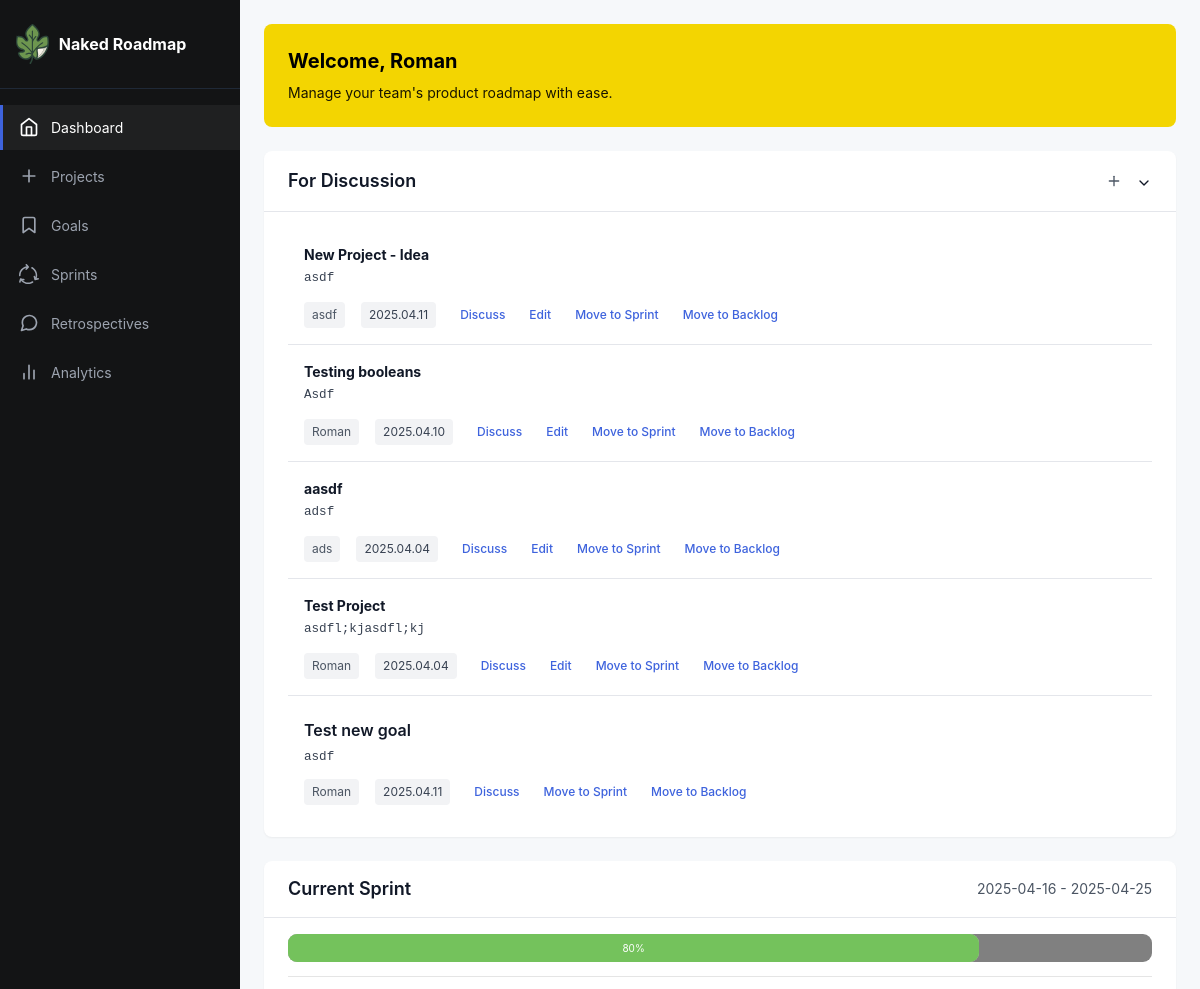
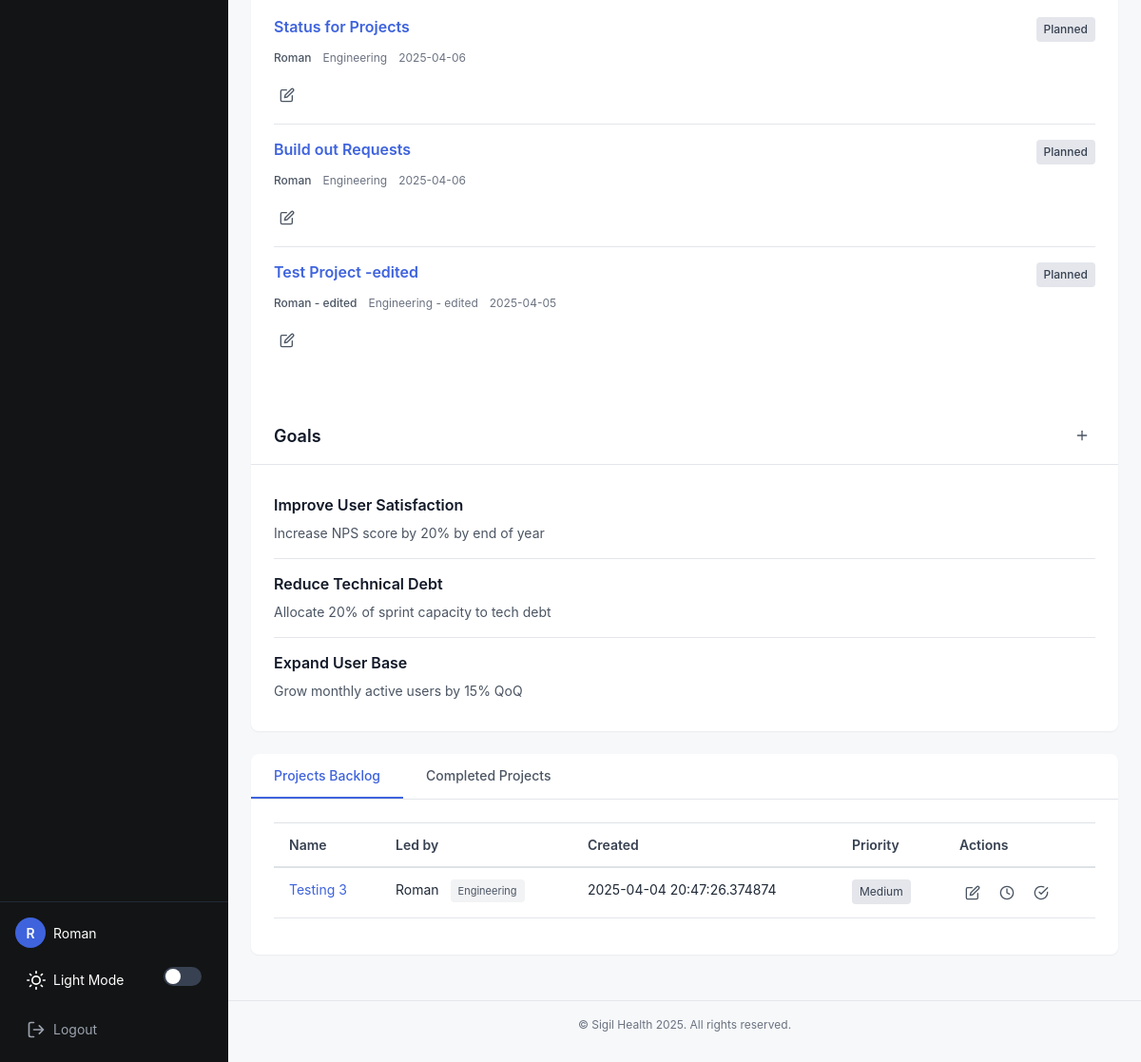
Before: /index (signed in) with the older database file (2 pictures, top to bottom).
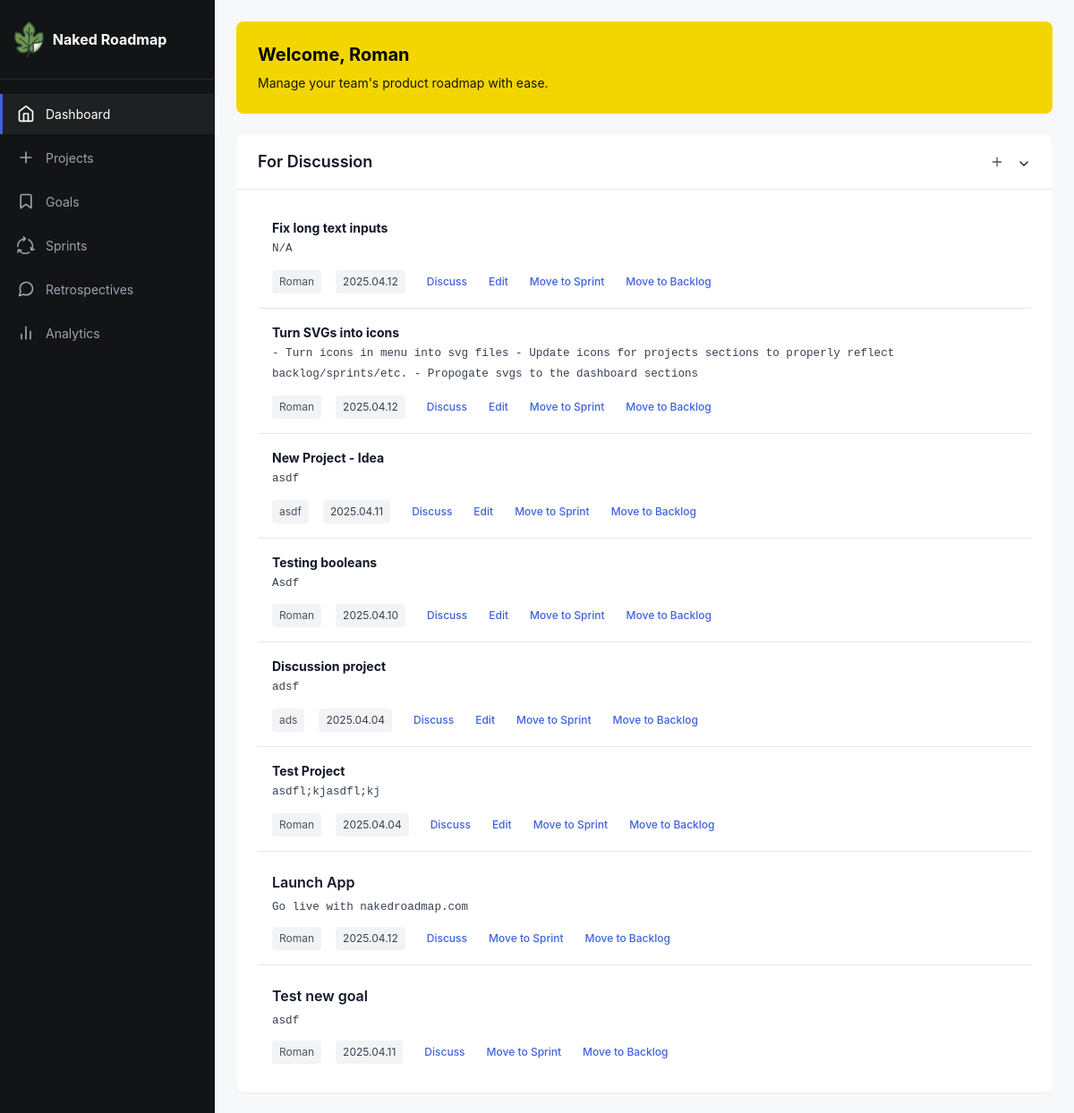
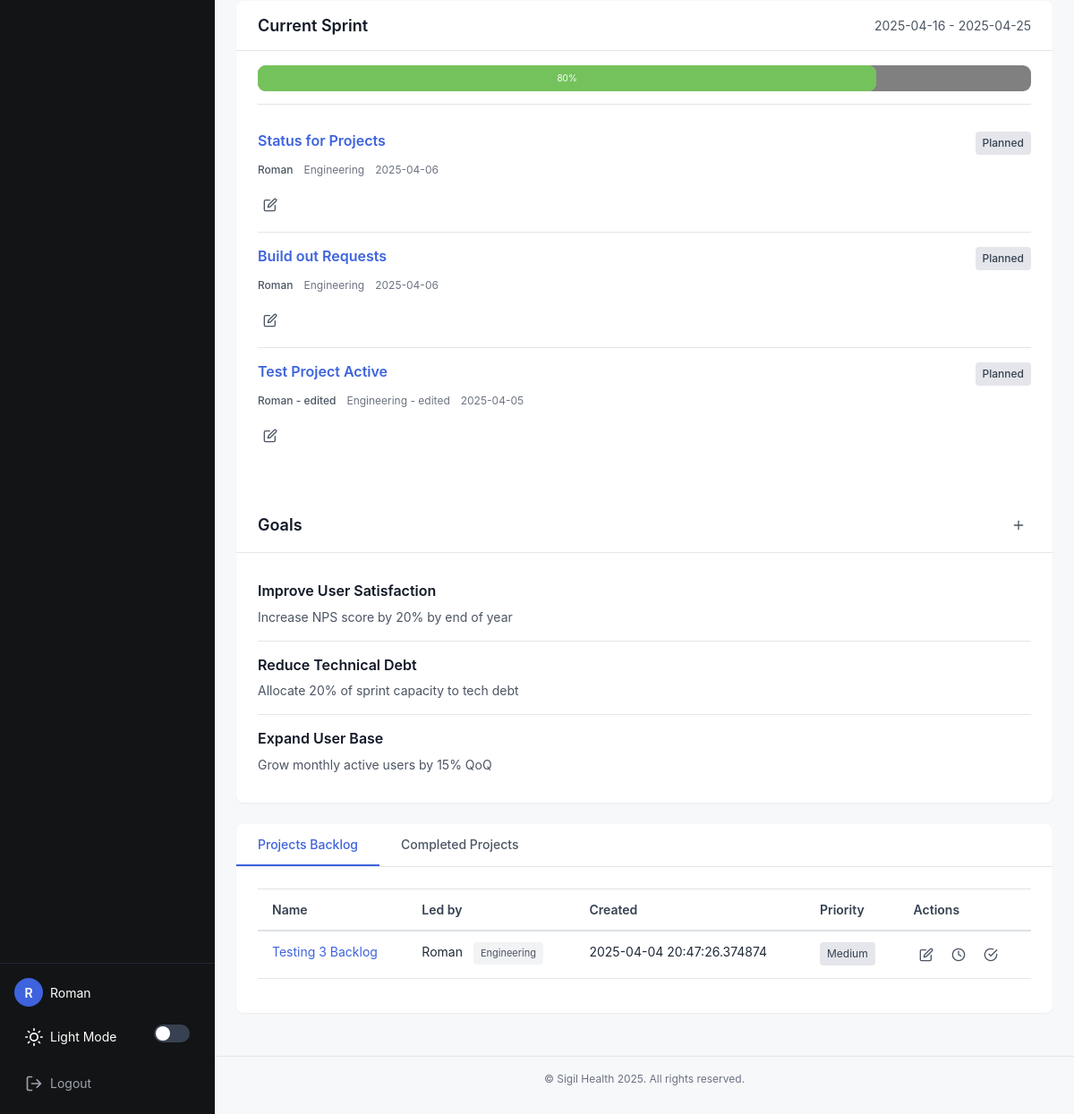
After: the same page with the newer database file (2 pictures, top to bottom).
### app/models.py (models this page shows, shortened)
class User(UserMixin, db.Model):
    id: so.Mapped[int] = so.mapped_column(primary_key=True)
    username: so.Mapped[str] = so.mapped_column(sa.String(64), index=True, unique=True)
    email: so.Mapped[str] = so.mapped_column(sa.String(120), index=True, unique=True)
    password_hash: so.Mapped[Optional[str]] = so.mapped_column(sa.String(256))
    posts: so.WriteOnlyMapped['Post'] = so.relationship(back_populates='author')

class Project(db.Model):
    __tablename__ = "project"
    id: so.Mapped[int] = so.mapped_column(primary_key=True)
    name: so.Mapped[str] = so.mapped_column(sa.TEXT())
    created: so.Mapped[datetime] = so.mapped_column(index=True, default=lambda: datetime.now(timezone.utc))
    dri: so.Mapped[str] = so.mapped_column(sa.TEXT())
    team: so.Mapped[str] = so.mapped_column(sa.TEXT())
    context: so.Mapped[str] = so.mapped_column(sa.TEXT())
    why: so.Mapped[str] = so.mapped_column(sa.TEXT())
    requirements: so.Mapped[str] = so.mapped_column(sa.TEXT())
    launch: so.Mapped[str] = so.mapped_column(sa.TEXT())
    location: so.Mapped[str] = so.mapped_column(sa.TEXT(),  nullable=True, default="discussion")

class Goal(db.Model):
    id: so.Mapped[int] = so.mapped_column(primary_key=True)
    created: so.Mapped[datetime] = so.mapped_column(index=True, default=lambda: datetime.now(timezone.utc))
    title: so.Mapped[str] = so.mapped_column(sa.TEXT())
    requested_by: so.Mapped[str] = so.mapped_column(sa.TEXT())
    details: so.Mapped[str] = so.mapped_column(sa.TEXT())
    user_id: so.Mapped[int] = so.mapped_column(sa.ForeignKey(User.id), index=True)

class Sprint(db.Model):
    id: so.Mapped[int] = so.mapped_column(primary_key=True)
    created: so.Mapped[datetime] = so.mapped_column(index=True, default=lambda: datetime.now(timezone.utc))
    title: so.Mapped[str] = so.mapped_column(sa.TEXT())
    date_start: so.Mapped[date] = so.mapped_column(index=True)
    date_end: so.Mapped[date] = so.mapped_column(index=True)
    goals: so.Mapped[str] = so.mapped_column(sa.TEXT(), nullable=True)
    status: so.Mapped[str] = so.mapped_column(sa.TEXT(), nullable=True)

### app/routes.py (the view)
@app.route('/')
@app.route('/index')
@login_required # If you want to toggle someone forced to log in to see roadmap, you can use this.
def index():
    projects = (
        Project.query
        .order_by(Project.created.desc())
        .all()
    )
    submittedGoals = (
        Goal.query
        .order_by(Goal.created.desc())
        .all()
    )
    sprints = (
        Sprint.query
        .order_by(Sprint.date_start.desc())
        .all()
    )
    return render_template('index.html', title='Home', projects=projects, goals=submittedGoals, config=Config, sprints=sprints)

### app/templates/index.html (shortened to what this page needs)
{% extends 'base.html' %}
{% block content %}
<div class="welcome-banner">
  <h2>Welcome, {{ current_user.username }}</h2>
  <p>Manage your team's product roadmap with ease.</p>
</div>
<section class="section discussion-section">
  <div class="section-header collapsible-header" onclick="toggleDiscussionSection()">
    <h3>For Discussion</h3>
    <div class="header-actions">
      <a href="{{ url_for('createProject') }}" class="btn-icon" title="Add new Goal">
        <svg width="16" height="16" viewBox="0 0 24 24" fill="none" stroke="currentColor" stroke-width="2" stroke-linecap="round" stroke-linejoin="round">
          <line x1="12" y1="5" x2="12" y2="19"></line>
          <line x1="5" y1="12" x2="19" y2="12"></line>
        </svg>
      </a>
      <span class="collapse-icon">
        <svg width="16" height="16" viewBox="0 0 24 24" fill="none" stroke="currentColor" stroke-width="2" stroke-linecap="round" stroke-linejoin="round">
          <polyline points="6 9 12 15 18 9"></polyline>
        </svg>
      </span>
    </div>
  </div>
  <div class="discussion-list" id="discussion-list">
    {% for project in projects|selectattr('location', '==', "discussion") %}
    <div class="discussion-item">
      <p><strong>{{ project.name }}</strong><br>
      <span class="discussion-details">{{ project.context }}</span></p>
      <div class="discussion-actions">
          <span class="requester date-badge">{{ project.dri }}</span> <span class="date-badge">{{ project.created.strftime('%Y.%m.%d') }}</span>
        <button class="btn-text">Discuss</button>
        <button class="btn-text">Edit</button>
        <button class="btn-text">Move to Sprint</button>
        <button class="btn-text">Move to Backlog</button>
      </div>
    </div>
    {% endfor %}
    {% for goal in goals %}
    <div class="discussion-item">
      <h4>{{ goal.title }}</h4>
      <p class="discussion-details">{{ goal.details }}</p>
      <div class="discussion-actions">
          <span class="requester date-badge">{{ goal.requested_by }}</span> <span class="date-badge">{{ goal.created.strftime('%Y.%m.%d') }}</span>
        <button class="btn-text">Discuss</button>
        <button class="btn-text">Move to Sprint</button>
        <button class="btn-text">Move to Backlog</button>
      </div>
    </div>
    {% endfor %}
  </div>
</section>
<section class="section two-column-section">
  <div class="column-wide">
    <div class="section-header">
      <h3>Current Sprint</h3>
      <span class="sprint-dates">
        {% if sprints|length > 0 %}
          {{ sprints[0].date_start }} - {{ sprints[0].date_end }}
        {% endif %}
      </span>
    </div>
    <div class="sprint-projects">
      <div class="container-progress-full">
          <div class="container-progress">
            <div class="skill html">80%</div>
            </div>
        </div>
        <hr>
      {% for project in projects|selectattr('location', '==', "sprint") %}
      <div class="project-item">
        <div class="project-header">
          <h4><a href="{{ url_for('project', project_id=project['id']) }}">{{ project.name }}</a></h4>
          <span class="status-badge
            {% if project.status == 'In Progress' %}status-in-progress
            {% elif project.status == 'Complete' %}status-complete
            {% elif project.status == 'Blocked' %}status-blocked
            {% else %}status-planned{% endif %}">
            {{ project.status|default('Planned') }}
          </span>
        </div>
        <div class="project-meta">
          <span class="project-owner">{{ project.dri }}</span>
          <span class="project-team">{{ project.team }}</span>
          <span class="project-date">{{ project.created.strftime('%Y-%m-%d')}}</span>
        </div>
        <div class="project-actions">
          <a href="{{ url_for('edit', project_id=project.id) }}" class="btn-icon" title="Edit project">
            <svg width="16" height="16" viewBox="0 0 24 24" fill="none" stroke="currentColor" stroke-width="2" stroke-linecap="round" stroke-linejoin="round">
              <path d="M11 4H4a2 2 0 0 0-2 2v14a2 2 0 0 0 2 2h14a2 2 0 0 0 2-2v-7"></path>
              <path d="M18.5 2.5a2.121 2.121 0 0 1 3 3L12 15l-4 1 1-4 9.5-9.5z"></path>
            </svg>
          </a>
        </div>
      </div>
      {% endfor %}
    </div>
  </div>
  <div class="column-narrow">
    <div class="section-header">
      <h3>Goals</h3>
      <a href="{{ url_for('submitGoal') }}" class="btn-icon" title="Add new Goal">
        <svg width="16" height="16" viewBox="0 0 24 24" fill="none" stroke="currentColor" stroke-width="2" stroke-linecap="round" stroke-linejoin="round">
          <line x1="12" y1="5" x2="12" y2="19"></line>
          <line x1="5" y1="12" x2="19" y2="12"></line>
        </svg>
      </a>
    </div>
    <div class="goals-list">
      <div class="goal-item">
        <h4>Improve User Satisfaction</h4>
        <p>Increase NPS score by 20% by end of year</p>
      </div>
      <div class="goal-item">
        <h4>Reduce Technical Debt</h4>
        <p>Allocate 20% of sprint capacity to tech debt</p>
      </div>
      <div class="goal-item">
        <h4>Expand User Base</h4>
        <p>Grow monthly active users by 15% QoQ</p>
      </div>
    </div>
  </div>
</section>
<section class="section tabbed-section">
  <div class="tabs">
    <button class="tab-btn active" data-tab="backlog">Projects Backlog</button>
    <button class="tab-btn" data-tab="completed">Completed Projects</button>
  </div>
  <div class="tab-content active" id="backlog-tab">
    <div class="table-responsive">
      <table class="table">
        <thead>
          <tr>
            <th>Name</th>
            <th>Led by</th>
            <th>Created</th>
            <th>Priority</th>
            <th>Actions</th>
          </tr>
        </thead>
        <tbody>
          {% for project in projects|selectattr('location', '==', "backlog") %}
          <tr>
            <td><a href="{{ url_for('project', project_id=project['id']) }}">{{ project.name }}</a></td>
            <td>{{ project.dri }} <span class="team-tag">{{ project.team }}</span></td>
            <td>{{ project.created }}</td>
            <td>
              <span class="priority-indicator
                {% if project.priority == 'High' %}priority-high
                {% elif project.priority == 'Medium' %}priority-medium
                {% else %}priority-low{% endif %}">
                {{ project.priority|default('Medium') }}
              </span>
            </td>
            <td>
              <div class="action-buttons">
                <a href="{{ url_for('edit', project_id=project.id) }}" class="btn-icon" title="Edit project">
                  <svg width="16" height="16" viewBox="0 0 24 24" fill="none" stroke="currentColor" stroke-width="2" stroke-linecap="round" stroke-linejoin="round">
                    <path d="M11 4H4a2 2 0 0 0-2 2v14a2 2 0 0 0 2 2h14a2 2 0 0 0 2-2v-7"></path>
                    <path d="M18.5 2.5a2.121 2.121 0 0 1 3 3L12 15l-4 1 1-4 9.5-9.5z"></path>
                  </svg>
                </a>
                <a href="#" class="btn-icon" title="Move to discussion">
                  <svg width="16" height="16" viewBox="0 0 24 24" fill="none" stroke="currentColor" stroke-width="2" stroke-linecap="round" stroke-linejoin="round">
                    <circle cx="12" cy="12" r="10"></circle>
                    <polyline points="12 6 12 12 16 14"></polyline>
                  </svg>
                </a>
                <a href="{{url_for('add_to_cycle', project_id=project.id, sprint_id=2) }}" class="btn-icon" title="Add to Sprint">
                  <svg width="16" height="16" viewBox="0 0 24 24" fill="none" stroke="currentColor" stroke-width="2" stroke-linecap="round" stroke-linejoin="round">
                    <path d="M22 11.08V12a10 10 0 1 1-5.93-9.14"></path>
                    <polyline points="22 4 12 14.01 9 11.01"></polyline>
                  </svg>
                </a>
              </div>
            </td>
          </tr>
          {% endfor %}
        </tbody>
      </table>
    </div>
  </div>
</section>
{% endblock %}

### app/templates/base.html (shortened to what this page needs)
<!doctype html>
<html lang="en" data-theme="light">
  <head>
    <link rel="stylesheet" href="https://stackpath.bootstrapcdn.com/bootstrap/4.3.1/css/bootstrap.min.css">
    <link rel="stylesheet" type="text/css" href={{ url_for('static', filename='style.css')}}>
    <link href="static/fonts/Mulish/Mulish-VariableFont_wght.ttf" rel="stylesheet">
  </head>
  <body>
    <div class="app-container">
      <div class="sidebar">
        <div class="sidebar-header">
          <a href="{{ url_for('index')}}" class="logo">
            <img src="{{ url_for('static', filename='fig-icon.svg')}}"  style="max-height:40px; margin-right:10px;">
            <span>Naked Roadmap</span>
          </a>
        </div>
        <nav class="sidebar-nav">
          <ul>
            <li>
              <a href="{{ url_for('index') }}" class="active">
                Dashboard
              </a>
            </li>
            <li>
              <a href="{{ url_for('projectspage') }}">
                <svg width="20" height="20" viewBox="0 0 24 24" fill="none" xmlns="http://www.w3.org/2000/svg">
                  <path d="M12 5v14M5 12h14" stroke="currentColor" stroke-width="2" stroke-linecap="round" stroke-linejoin="round"/>
                </svg>
                Projects
              </a>
            </li>
            <li>
              <a href="#">
                <svg width="20" height="20" viewBox="0 0 24 24" fill="none" xmlns="http://www.w3.org/2000/svg">
                  <path d="M19 21l-7-5-7 5V5a2 2 0 012-2h10a2 2 0 012 2v16z" stroke="currentColor" stroke-width="2" stroke-linecap="round" stroke-linejoin="round"/>
                </svg>
                Goals
              </a>
            </li>
            <li>
              <a href="{{ url_for('createSprint') }}">
                Sprints
              </a>
            </li>
            <li>
              <a href="#">
                Retrospectives
              </a>
            </li>
            <li>
              <a href="#">
                <svg width="20" height="20" viewBox="0 0 24 24" fill="none" xmlns="http://www.w3.org/2000/svg">
                  <path d="M18 20V10M12 20V4M6 20v-6" stroke="currentColor" stroke-width="2" stroke-linecap="round" stroke-linejoin="round"/>
                </svg>
                Analytics
              </a>
            </li>
          </ul>
        </nav>
        <div class="sidebar-footer">
          {% if current_user.is_anonymous %}
          <a href="{{ url_for('login') }}" class="btn-login">
            <svg width="20" height="20" viewBox="0 0 24 24" fill="none" xmlns="http://www.w3.org/2000/svg">
              <path d="M15 3h4a2 2 0 012 2v14a2 2 0 01-2 2h-4M10 17l5-5-5-5M15 12H3" stroke="currentColor" stroke-width="2" stroke-linecap="round" stroke-linejoin="round"/>
            </svg>
            Login
          </a>
          <div class="theme-switch">
            <svg class="theme-switch-icon" xmlns="http://www.w3.org/2000/svg" width="20" height="20" viewBox="0 0 24 24" fill="none" stroke="currentColor" stroke-width="2" stroke-linecap="round" stroke-linejoin="round">
              <circle cx="12" cy="12" r="5"></circle>
              <line x1="12" y1="1" x2="12" y2="3"></line>
              <line x1="12" y1="21" x2="12" y2="23"></line>
              <line x1="4.22" y1="4.22" x2="5.64" y2="5.64"></line>
              <line x1="18.36" y1="18.36" x2="19.78" y2="19.78"></line>
              <line x1="1" y1="12" x2="3" y2="12"></line>
              <line x1="21" y1="12" x2="23" y2="12"></line>
              <line x1="4.22" y1="19.78" x2="5.64" y2="18.36"></line>
              <line x1="18.36" y1="5.64" x2="19.78" y2="4.22"></line>
            </svg>
            <span class="theme-switch-text">Light Mode</span>
            <label class="toggle-switch">
              <input type="checkbox" id="theme-toggle">
              <span class="toggle-slider"></span>
            </label>
          </div>
          {% else %}
          <div class="user-info">
            <div class="user-avatar">{{ current_user.username[0] }}</div>
            <span>{{ current_user.username }}</span>
          </div>
          <div class="theme-switch">
            <span class="theme-switch-text">Light Mode</span>
            <label class="toggle-switch">
              <span class="toggle-slider"></span>
            </label>
          </div>
          <a href="{{ url_for('logout') }}" class="btn-logout">
            <svg width="20" height="20" viewBox="0 0 24 24" fill="none" xmlns="http://www.w3.org/2000/svg">
              <path d="M9 21H5a2 2 0 01-2-2V5a2 2 0 012-2h4M16 17l5-5-5-5M21 12H9" stroke="currentColor" stroke-width="2" stroke-linecap="round" stroke-linejoin="round"/>
            </svg>
            Logout
          </a>
          {% endif %}
        </div>
      </div>
      <div class="main-content">
        <div class="content-container">
          {% block content %}{% endblock %}
        </div>
        <footer class="app-footer">
          <p>&copy; {{ config.company_name }} 2025. All rights reserved.</p>
        </footer>
      </div>
    </div>
  </body>
</html>

Changed rows visible on the page:
added Project: name "Fix long text inputs", context "N/A", dri "Roman", created "2025.04.12", shown under "For Discussion"
added Project: name "Turn SVGs into icons", context "- Turn icons in menu into svg files - Update icons for projects sections to properly reflect backlog/sprints/etc. - Propogate svgs to the dashboard sections", dri "Roman", created "2025.04.12", shown under "For Discussion"
changed Project "adsf": name "aasdf" → "Discussion project"
added Goal: title "Launch App", details "Go live with nakedroadmap.com", requested_by "Roman", created "2025.04.12"
changed Project "Roman - edited": name "Test Project -edited" → "Test Project Active"
changed Project: name "Testing 3" → "Testing 3 Backlog"
